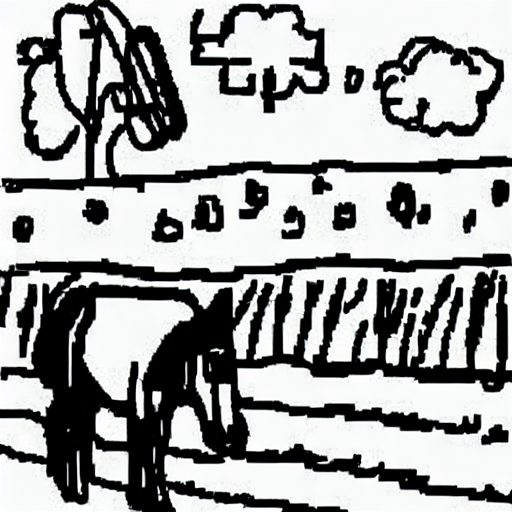
#> input picture Difussion_code/text2sketch/img.png, 512 x 512 px, found by its file name
$ python sketch2canny.py
#> lines starting #> are read from the running program, lines starting #| are printed output that depends on the picture
import cv2
import numpy as np
from PIL import Image

image = cv2.imread("/home/GROUP04/text2sketch/img.png")
#> image is the input picture: shape (512, 512, 3); mean B, G, R 162.3, 162.3, 161.4
image = np.array(image)
image = cv2.Canny(image, 100, 200)
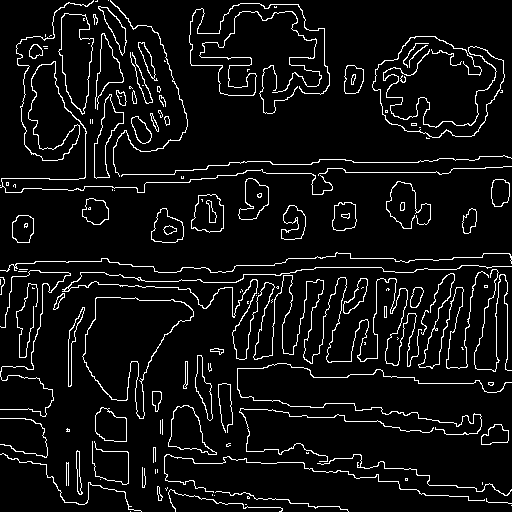
#> image: shape (512, 512); 6.6% white in thin lines or dots
image = image[:, :, None]
image = np.concatenate([image, image, image], axis=2)
#> image: shape (512, 512, 3); 6.6% white in thin lines or dots
canny_image = Image.fromarray(image)
canny_image.save("sketch2canny.png")

$ run again, with Difussion_code/text2sketch/car_on_road.png copied over Difussion_code/text2sketch/img.png
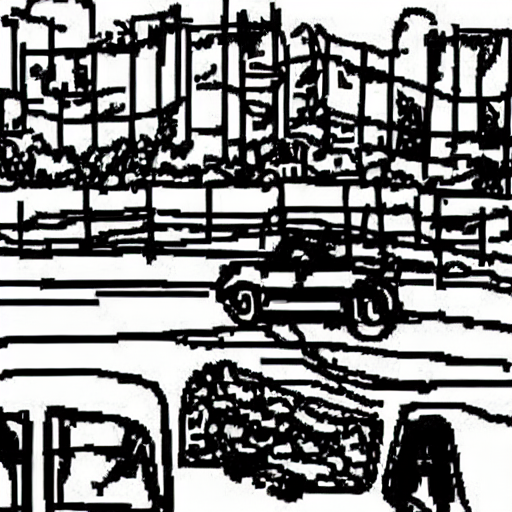
#> input picture Difussion_code/text2sketch/car_on_road.png, 512 x 512 px, found by its file name
#> image is the input picture: shape (512, 512, 3); mean B, G, R 129.6, 129.6, 129.3
#> `image = cv2.Canny(image, 100, 200)`:
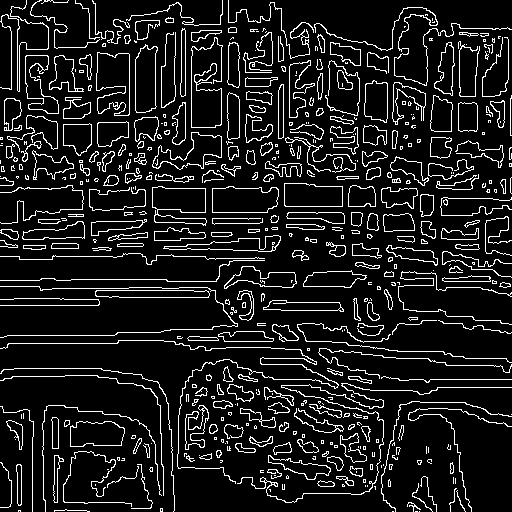
#> image: shape (512, 512); 10.9% white in thin lines or dots
